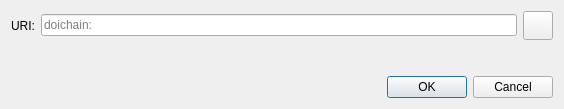
<?xml version="1.0" encoding="UTF-8"?>
<ui version="4.0">
 <class>OpenURIDialog</class>
 <widget class="QDialog" name="OpenURIDialog">
  <property name="geometry">
   <rect>
    <x>0</x>
    <y>0</y>
    <width>564</width>
    <height>109</height>
   </rect>
  </property>
  <property name="windowTitle">
   <string>Open doichain URI</string>
  </property>
  <layout class="QVBoxLayout" name="verticalLayout">
   <item>
    <layout class="QHBoxLayout" name="horizontalLayout">
     <item>
      <widget class="QLabel" name="label">
       <property name="text">
        <string>URI:</string>
       </property>
      </widget>
     </item>
     <item>
      <widget class="QValidatedLineEdit" name="uriEdit">
       <property name="placeholderText">
        <string notr="true">doichain:</string>
       </property>
      </widget>
     </item>
     <item>
      <widget class="QToolButton" name="pasteButton">
       <property name="toolTip">
        <string extracomment="Tooltip text for button that allows you to paste an address that is in your clipboard.">Paste address from clipboard</string>
       </property>
       <property name="text">
        <string/>
       </property>
       <property name="icon">
        <iconset resource="../bitcoin.qrc">
         <normaloff>:/icons/editpaste</normaloff>:/icons/editpaste
        </iconset>
       </property>
       <property name="iconSize">
        <size>
         <width>22</width>
         <height>22</height>
        </size>
       </property>
      </widget>
     </item>
    </layout>
   </item>
   <item>
    <spacer name="verticalSpacer">
     <property name="orientation">
      <enum>Qt::Vertical</enum>
     </property>
     <property name="sizeHint" stdset="0">
      <size>
       <width>20</width>
       <height>40</height>
      </size>
     </property>
    </spacer>
   </item>
   <item>
    <widget class="QDialogButtonBox" name="buttonBox">
     <property name="orientation">
      <enum>Qt::Horizontal</enum>
     </property>
     <property name="standardButtons">
      <set>QDialogButtonBox::Cancel|QDialogButtonBox::Ok</set>
     </property>
    </widget>
   </item>
  </layout>
 </widget>
 <customwidgets>
  <customwidget>
   <class>QValidatedLineEdit</class>
   <extends>QLineEdit</extends>
   <header>qt/qvalidatedlineedit.h</header>
  </customwidget>
 </customwidgets>
 <resources/>
 <connections>
  <connection>
   <sender>buttonBox</sender>
   <signal>accepted()</signal>
   <receiver>OpenURIDialog</receiver>
   <slot>accept()</slot>
   <hints>
    <hint type="sourcelabel">
     <x>248</x>
     <y>254</y>
    </hint>
    <hint type="destinationlabel">
     <x>157</x>
     <y>274</y>
    </hint>
   </hints>
  </connection>
  <connection>
   <sender>buttonBox</sender>
   <signal>rejected()</signal>
   <receiver>OpenURIDialog</receiver>
   <slot>reject()</slot>
   <hints>
    <hint type="sourcelabel">
     <x>316</x>
     <y>260</y>
    </hint>
    <hint type="destinationlabel">
     <x>286</x>
     <y>274</y>
    </hint>
   </hints>
  </connection>
 </connections>
</ui>
